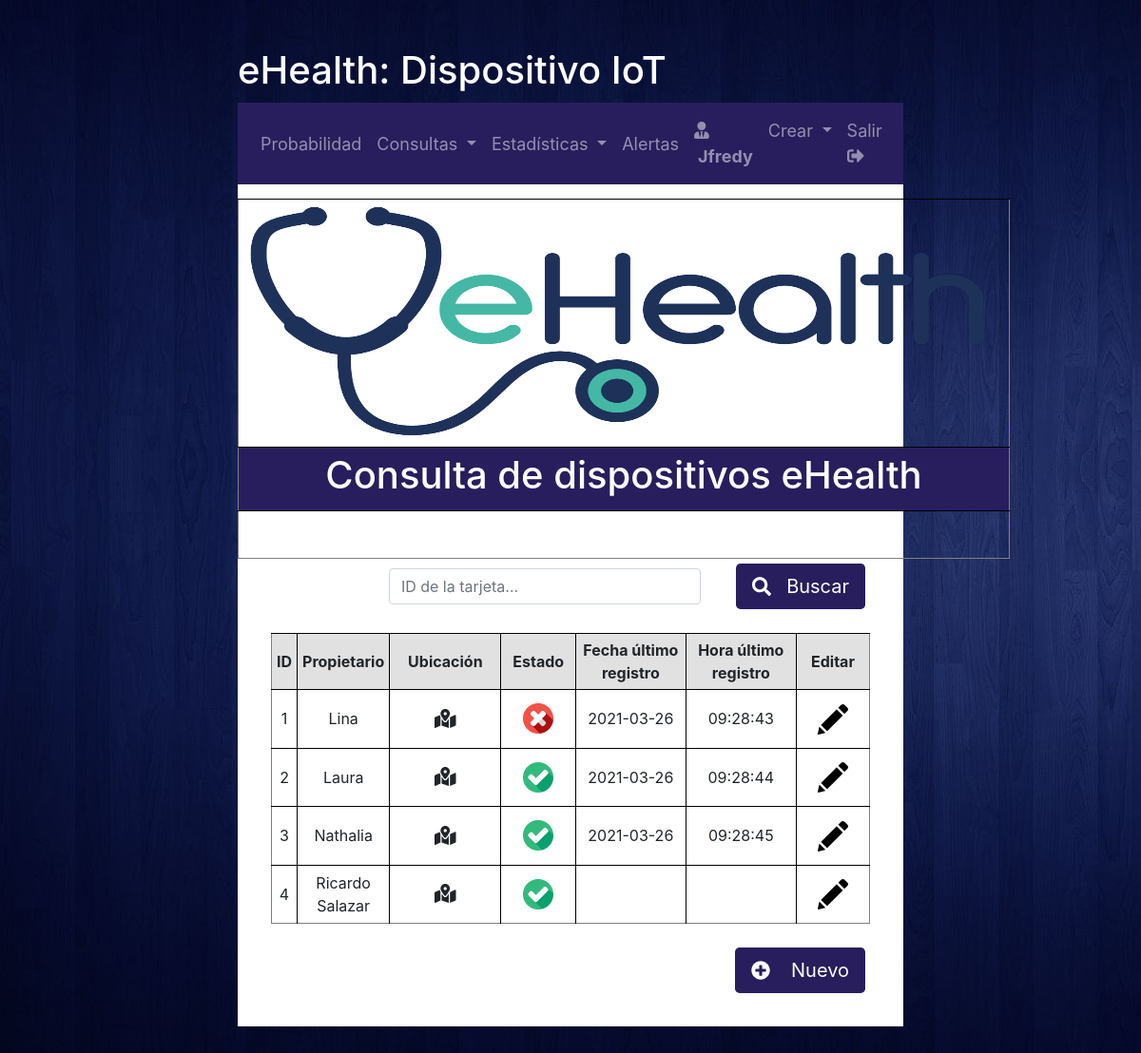
Before: /interfaces/consultas/administradores/dispositivos.php (signed in) with the older database file.
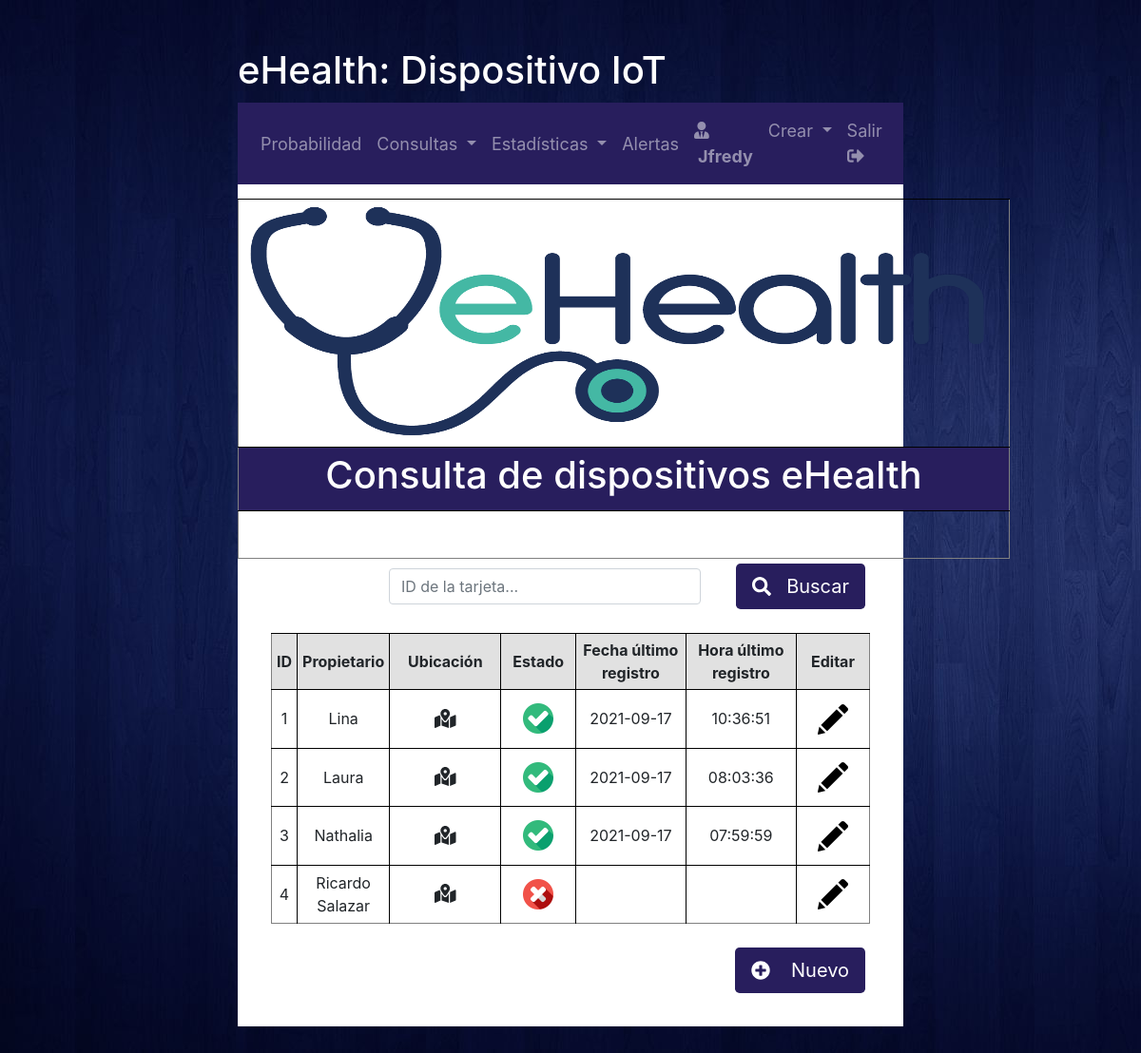
After: the same page with the newer database file.
### tables this page shows
CREATE TABLE `datos_dispositivos` (
  `id_tarjeta` int(11) NOT NULL,
  `estado` int(11) NOT NULL,
  `ubicacion` varchar(50) NOT NULL,
  `propietario` varchar(50) NOT NULL
);

### interfaces/consultas/administradores/dispositivos.php (the view, shortened to what the changed rows need)
<!DOCTYPE html>
<html lang="es">
    <head>
    </head>
    <body background="/ehealth/static/img/background.jpg">
        <h1 id="home-title">eHealth: Dispositivo IoT</h1>
        <div id="home">
            <div id="page-content">
                <table width=600px align=center cellpadding=5 border=1>
                    <tr>
                        <td valign="center" align=center colspan=7 bgcolor="#281E5D">
                            <h1>
                                <font color=white>Consulta de dispositivos eHealth</font>
                            </h1>
                        </td>
                    </tr>
                </table>
                <table width=90% align=center cellpadding=5 border=1>
                    <?php
                    $mysqli = new mysqli($host, $user, $pw, $db);
                    $sql1 = "SELECT * from datos_dispositivos order by id_tarjeta";
                    $result1 = $mysqli->query($sql1);
                    if (isset($_GET["submit"]) && !empty($_GET["submit"])) {
                        $sql2 = "SELECT MAX(fecha) from datos_medidos WHERE id_tarjeta= $id";
                        $result2 = $mysqli->query($sql2);
                        $row2 = $result2->fetch_array(MYSQLI_NUM);
                        $fecha = $row2[0];
                        $sql23 = "SELECT MAX(hora) from datos_medidos WHERE id_tarjeta= $id AND fecha='$fecha'";
                        $result23 = $mysqli->query($sql23);
                        $row23 = $result23->fetch_array(MYSQLI_NUM);
                        $hora = $row23[0];
                        $sql3 = "SELECT * from datos_dispositivos WHERE id_tarjeta= $id";
                        $result3 = $mysqli->query($sql3);
                        while ($row3 = $result3->fetch_array(MYSQLI_NUM)) {
                            $propietario = $row3[3];
                            $estado = $row3[1];
                            $ubicacion = $row3[2];
                        }
                    ?>
                        <tr>
                            <td valign="center" align=center>
                                <?php echo $id; ?>
                            </td>
                            <td valign="center" align=center>
                                <?php echo $propietario; ?>
                            </td>
                            <td valign="center" align=center>
                                <a class="btn btn-lg btn-block" href="/ehealth/interfaces/consultas/administradores/ubicacion.php?id_tarjeta=<?php echo $id; ?>" role="button">
                                <i class="fas fa-map-marked-alt"></i>
                                </a>
                            </td>
                            <td valign="center" align=center>
                                <?php
                                if ($estado == 1) {
                                ?>
                                    <img src="/ehealth/static/img/comprobado.png" width=32 height=32>
                                <?php
                                } else {
                                ?>
                                    <img src="/ehealth/static/img/cancelar.png" width=32 height=32>
                                <?php
                                }
                                ?>
                            </td>
                            <td valign="center" align=center>
                                <?php echo $fecha; ?>
                            </td>
                            <td valign="center" align=center>
                                <?php echo $hora; ?>
                            </td>
                            <td valign="center" align=center>
                                <a class="btn btn-lg btn-block" href="/ehealth/interfaces/dispositivos/editar.php?id_tarjeta=<?php echo $id; ?>" role="button">
                                    <img src="/ehealth/static/img/dibujar.png" width=32 height=32>
                                </a>
                            </td>
                        </tr>
                        <tr height=20>
                        </tr>
                    </table>
                    <table width=90% align=center cellpadding=5 border=0>
                        <tr>
                            <td style="border: none;" valign="center" align=left colspan=5>
                                <a class="btn btn-lg" style="background-color:#281E5D; color:white" href="/ehealth/interfaces/consultas/administradores/dispositivos.php" role="button">
                                    <i class="fas fa-angle-double-left"></i>
                                    <span class="pl-3">Volver</span>
                                </a>
                            </td>
                            <td style="border: none;" valign="center" align=right colspan=2>
                                <a class="btn btn-lg" style="background-color:#281E5D; color:white" href="/ehealth/interfaces/dispositivos/añadir.php" role="button">
                                    <i class="fas fa-plus-circle"></i>
                                    <span class="pl-3">Nuevo</span>
                                </a>
                            </td>
                        </tr>
                    </table>
                        <?php
                    } else {
                        $contador = 0;
                        while ($row1 = $result1->fetch_array(MYSQLI_NUM)) {
                            $ID_TARJ = $row1[0];
                            $propietario = $row1[3];
                            $estado = $row1[1];
                            $contador++;
                            $sql2 = "SELECT MAX(fecha) from datos_medidos WHERE id_tarjeta= $contador";
                            $result2 = $mysqli->query($sql2);
                            $row2 = $result2->fetch_array(MYSQLI_NUM);
                            $fecha = $row2[0];
                            $sql23 = "SELECT MAX(hora) from datos_medidos WHERE id_tarjeta= $contador AND fecha='$fecha'";
                            $result23 = $mysqli->query($sql23);
                            $row23 = $result23->fetch_array(MYSQLI_NUM);
                            $hora = $row23[0];
                        ?>
                            <tr>
                                <td valign="center" align=center>
                                    <?php echo $ID_TARJ; ?>
                                </td>
                                <td valign="center" align=center>
                                    <?php echo $propietario; ?>
                                </td>
                                <td valign="center" align=center>
                                    <a class="btn btn-lg btn-block" href="/ehealth/interfaces/consultas/administradores/ubicacion.php?id_tarjeta=<?php echo $ID_TARJ; ?>" role="button">
                                    <i class="fas fa-map-marked-alt"></i>
                                    </a>
                                </td>
                                <td valign="center" align=center>
                                    <?php
                                    if ($estado == 1) {
                                    ?>
                                        <img src="/ehealth/static/img/comprobado.png" width=32 height=32>
                                    <?php
                                    } else {
                                    ?>
                                        <img src="/ehealth/static/img/cancelar.png" width=32 height=32>
                                    <?php
                                    }
                                    ?>
                                </td>
                                <td valign="center" align=center>
                                    <?php echo $fecha; ?>
                                </td>
                                <td valign="center" align=center>
                                    <?php echo $hora; ?>
                                </td>
                                <td valign="center" align=center>
                                    <a class="btn btn-lg btn-block" href="/ehealth/interfaces/dispositivos/editar.php?id_tarjeta=<?php echo $ID_TARJ; ?>" role="button">
                                        <img src="/ehealth/static/img/dibujar.png" width=32 height=32>
                                    </a>
                                </td>
                            </tr>
                    <?php
                        }
                    ?>
                </table>
                    <?php
                    }
                    ?>
            </div>
        </div>
    </body>
</html>

Changed rows visible on the page:
changed datos_dispositivos "Lina": estado: picture added; fecha "2021-03-26" → "2021-09-17"; hora "09:28:43" → "10:36:51"; estado: picture removed
computed for datos_dispositivos "Laura": fecha "2021-03-26" → "2021-09-17"; hora "09:28:44" → "08:03:36"
computed for datos_dispositivos "Nathalia": fecha "2021-03-26" → "2021-09-17"; hora "09:28:45" → "07:59:59"
changed datos_dispositivos "Ricardo Salazar": estado: picture added; estado: picture removed
